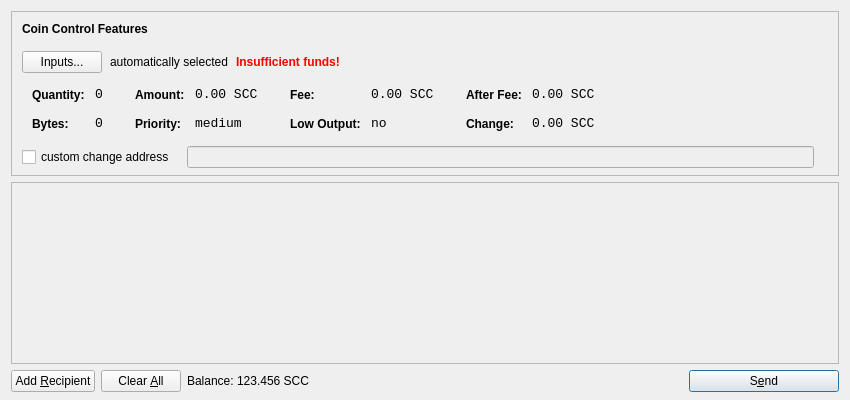
<?xml version="1.0" encoding="UTF-8"?>
<ui version="4.0">
 <class>SendCoinsDialog</class>
 <widget class="QDialog" name="SendCoinsDialog">
  <property name="geometry">
   <rect>
    <x>0</x>
    <y>0</y>
    <width>850</width>
    <height>400</height>
   </rect>
  </property>
  <property name="windowTitle">
   <string>Send Coins</string>
  </property>
  <layout class="QVBoxLayout" name="verticalLayout" stretch="0,1,0">
   <property name="bottomMargin">
    <number>8</number>
   </property>
   <item>
    <widget class="QFrame" name="frameCoinControl">
     <property name="sizePolicy">
      <sizepolicy hsizetype="Expanding" vsizetype="Expanding">
       <horstretch>0</horstretch>
       <verstretch>0</verstretch>
      </sizepolicy>
     </property>
     <property name="maximumSize">
      <size>
       <width>16777215</width>
       <height>16777215</height>
      </size>
     </property>
     <property name="frameShape">
      <enum>QFrame::StyledPanel</enum>
     </property>
     <property name="frameShadow">
      <enum>QFrame::Sunken</enum>
     </property>
     <layout class="QVBoxLayout" name="verticalLayoutCoinControl2">
      <property name="spacing">
       <number>6</number>
      </property>
      <property name="leftMargin">
       <number>0</number>
      </property>
      <property name="topMargin">
       <number>0</number>
      </property>
      <property name="rightMargin">
       <number>0</number>
      </property>
      <property name="bottomMargin">
       <number>6</number>
      </property>
      <item>
       <layout class="QVBoxLayout" name="verticalLayoutCoinControl" stretch="0,0,0,0,1">
        <property name="spacing">
         <number>0</number>
        </property>
        <property name="leftMargin">
         <number>10</number>
        </property>
        <property name="topMargin">
         <number>10</number>
        </property>
        <item>
         <layout class="QHBoxLayout" name="horizontalLayoutCoinControl1">
          <property name="bottomMargin">
           <number>15</number>
          </property>
          <item>
           <widget class="QLabel" name="labelCoinControlFeatures">
            <property name="sizePolicy">
             <sizepolicy hsizetype="Preferred" vsizetype="Maximum">
              <horstretch>0</horstretch>
              <verstretch>0</verstretch>
             </sizepolicy>
            </property>
            <property name="font">
             <font>
              <weight>75</weight>
              <bold>true</bold>
             </font>
            </property>
            <property name="styleSheet">
             <string notr="true">font-weight:bold;</string>
            </property>
            <property name="text">
             <string>Coin Control Features</string>
            </property>
           </widget>
          </item>
         </layout>
        </item>
        <item>
         <layout class="QHBoxLayout" name="horizontalLayoutCoinControl2" stretch="0,0,0,0">
          <property name="spacing">
           <number>8</number>
          </property>
          <property name="bottomMargin">
           <number>10</number>
          </property>
          <item>
           <widget class="QPushButton" name="pushButtonCoinControl">
            <property name="styleSheet">
             <string notr="true"/>
            </property>
            <property name="text">
             <string>Inputs...</string>
            </property>
           </widget>
          </item>
          <item>
           <widget class="QLabel" name="labelCoinControlAutomaticallySelected">
            <property name="text">
             <string>automatically selected</string>
            </property>
            <property name="margin">
             <number>5</number>
            </property>
           </widget>
          </item>
          <item>
           <widget class="QLabel" name="labelCoinControlInsuffFunds">
            <property name="font">
             <font>
              <weight>75</weight>
              <bold>true</bold>
             </font>
            </property>
            <property name="styleSheet">
             <string notr="true">color:red;font-weight:bold;</string>
            </property>
            <property name="text">
             <string>Insufficient funds!</string>
            </property>
            <property name="margin">
             <number>5</number>
            </property>
           </widget>
          </item>
          <item>
           <spacer name="horizontalSpacerCoinControl">
            <property name="orientation">
             <enum>Qt::Horizontal</enum>
            </property>
            <property name="sizeHint" stdset="0">
             <size>
              <width>40</width>
              <height>1</height>
             </size>
            </property>
           </spacer>
          </item>
         </layout>
        </item>
        <item>
         <widget class="QWidget" name="widgetCoinControl" native="true">
          <property name="sizePolicy">
           <sizepolicy hsizetype="Preferred" vsizetype="Preferred">
            <horstretch>0</horstretch>
            <verstretch>0</verstretch>
           </sizepolicy>
          </property>
          <property name="minimumSize">
           <size>
            <width>0</width>
            <height>0</height>
           </size>
          </property>
          <property name="styleSheet">
           <string notr="true"/>
          </property>
          <layout class="QHBoxLayout" name="horizontalLayoutCoinControl5">
           <property name="margin">
            <number>0</number>
           </property>
           <item>
            <layout class="QHBoxLayout" name="horizontalLayoutCoinControl3" stretch="0,0,0,1">
             <property name="spacing">
              <number>20</number>
             </property>
             <property name="topMargin">
              <number>0</number>
             </property>
             <property name="bottomMargin">
              <number>10</number>
             </property>
             <item>
              <layout class="QFormLayout" name="formLayoutCoinControl1">
               <property name="horizontalSpacing">
                <number>10</number>
               </property>
               <property name="verticalSpacing">
                <number>14</number>
               </property>
               <property name="leftMargin">
                <number>10</number>
               </property>
               <property name="topMargin">
                <number>4</number>
               </property>
               <property name="rightMargin">
                <number>6</number>
               </property>
               <item row="0" column="0">
                <widget class="QLabel" name="labelCoinControlQuantityText">
                 <property name="styleSheet">
                  <string notr="true">font-weight:bold;</string>
                 </property>
                 <property name="text">
                  <string>Quantity:</string>
                 </property>
                 <property name="margin">
                  <number>0</number>
                 </property>
                </widget>
               </item>
               <item row="0" column="1">
                <widget class="QLabel" name="labelCoinControlQuantity">
                 <property name="font">
                  <font>
                   <family>Monospace</family>
                   <pointsize>10</pointsize>
                  </font>
                 </property>
                 <property name="cursor">
                  <cursorShape>IBeamCursor</cursorShape>
                 </property>
                 <property name="contextMenuPolicy">
                  <enum>Qt::ActionsContextMenu</enum>
                 </property>
                 <property name="text">
                  <string notr="true">0</string>
                 </property>
                 <property name="margin">
                  <number>0</number>
                 </property>
                 <property name="textInteractionFlags">
                  <set>Qt::LinksAccessibleByMouse|Qt::TextSelectableByKeyboard|Qt::TextSelectableByMouse</set>
                 </property>
                </widget>
               </item>
               <item row="1" column="0">
                <widget class="QLabel" name="labelCoinControlBytesText">
                 <property name="styleSheet">
                  <string notr="true">font-weight:bold;</string>
                 </property>
                 <property name="text">
                  <string>Bytes:</string>
                 </property>
                </widget>
               </item>
               <item row="1" column="1">
                <widget class="QLabel" name="labelCoinControlBytes">
                 <property name="font">
                  <font>
                   <family>Monospace</family>
                   <pointsize>10</pointsize>
                  </font>
                 </property>
                 <property name="cursor">
                  <cursorShape>IBeamCursor</cursorShape>
                 </property>
                 <property name="contextMenuPolicy">
                  <enum>Qt::ActionsContextMenu</enum>
                 </property>
                 <property name="text">
                  <string notr="true">0</string>
                 </property>
                 <property name="textInteractionFlags">
                  <set>Qt::LinksAccessibleByMouse|Qt::TextSelectableByKeyboard|Qt::TextSelectableByMouse</set>
                 </property>
                </widget>
               </item>
              </layout>
             </item>
             <item>
              <layout class="QFormLayout" name="formLayoutCoinControl2">
               <property name="horizontalSpacing">
                <number>10</number>
               </property>
               <property name="verticalSpacing">
                <number>14</number>
               </property>
               <property name="leftMargin">
                <number>6</number>
               </property>
               <property name="topMargin">
                <number>4</number>
               </property>
               <property name="rightMargin">
                <number>6</number>
               </property>
               <item row="0" column="0">
                <widget class="QLabel" name="labelCoinControlAmountText">
                 <property name="styleSheet">
                  <string notr="true">font-weight:bold;</string>
                 </property>
                 <property name="text">
                  <string>Amount:</string>
                 </property>
                 <property name="margin">
                  <number>0</number>
                 </property>
                </widget>
               </item>
               <item row="0" column="1">
                <widget class="QLabel" name="labelCoinControlAmount">
                 <property name="font">
                  <font>
                   <family>Monospace</family>
                   <pointsize>10</pointsize>
                  </font>
                 </property>
                 <property name="cursor">
                  <cursorShape>IBeamCursor</cursorShape>
                 </property>
                 <property name="contextMenuPolicy">
                  <enum>Qt::ActionsContextMenu</enum>
                 </property>
                 <property name="text">
                  <string notr="true">0.00 SCC</string>
                 </property>
                 <property name="textInteractionFlags">
                  <set>Qt::LinksAccessibleByMouse|Qt::TextSelectableByKeyboard|Qt::TextSelectableByMouse</set>
                 </property>
                </widget>
               </item>
               <item row="1" column="0">
                <widget class="QLabel" name="labelCoinControlPriorityText">
                 <property name="styleSheet">
                  <string notr="true">font-weight:bold;</string>
                 </property>
                 <property name="text">
                  <string>Priority:</string>
                 </property>
                </widget>
               </item>
               <item row="1" column="1">
                <widget class="QLabel" name="labelCoinControlPriority">
                 <property name="font">
                  <font>
                   <family>Monospace</family>
                   <pointsize>10</pointsize>
                  </font>
                 </property>
                 <property name="cursor">
                  <cursorShape>IBeamCursor</cursorShape>
                 </property>
                 <property name="contextMenuPolicy">
                  <enum>Qt::ActionsContextMenu</enum>
                 </property>
                 <property name="text">
                  <string>medium</string>
                 </property>
                 <property name="textInteractionFlags">
                  <set>Qt::LinksAccessibleByMouse|Qt::TextSelectableByKeyboard|Qt::TextSelectableByMouse</set>
                 </property>
                </widget>
               </item>
              </layout>
             </item>
             <item>
              <layout class="QFormLayout" name="formLayoutCoinControl3">
               <property name="horizontalSpacing">
                <number>10</number>
               </property>
               <property name="verticalSpacing">
                <number>14</number>
               </property>
               <property name="leftMargin">
                <number>6</number>
               </property>
               <property name="topMargin">
                <number>4</number>
               </property>
               <property name="rightMargin">
                <number>6</number>
               </property>
               <item row="0" column="0">
                <widget class="QLabel" name="labelCoinControlFeeText">
                 <property name="styleSheet">
                  <string notr="true">font-weight:bold;</string>
                 </property>
                 <property name="text">
                  <string>Fee:</string>
                 </property>
                 <property name="margin">
                  <number>0</number>
                 </property>
                </widget>
               </item>
               <item row="0" column="1">
                <widget class="QLabel" name="labelCoinControlFee">
                 <property name="font">
                  <font>
                   <family>Monospace</family>
                   <pointsize>10</pointsize>
                  </font>
                 </property>
                 <property name="cursor">
                  <cursorShape>IBeamCursor</cursorShape>
                 </property>
                 <property name="contextMenuPolicy">
                  <enum>Qt::ActionsContextMenu</enum>
                 </property>
                 <property name="text">
                  <string notr="true">0.00 SCC</string>
                 </property>
                 <property name="textInteractionFlags">
                  <set>Qt::LinksAccessibleByMouse|Qt::TextSelectableByKeyboard|Qt::TextSelectableByMouse</set>
                 </property>
                </widget>
               </item>
               <item row="1" column="0">
                <widget class="QLabel" name="labelCoinControlLowOutputText">
                 <property name="styleSheet">
                  <string notr="true">font-weight:bold;</string>
                 </property>
                 <property name="text">
                  <string>Low Output:</string>
                 </property>
                </widget>
               </item>
               <item row="1" column="1">
                <widget class="QLabel" name="labelCoinControlLowOutput">
                 <property name="font">
                  <font>
                   <family>Monospace</family>
                   <pointsize>10</pointsize>
                  </font>
                 </property>
                 <property name="cursor">
                  <cursorShape>IBeamCursor</cursorShape>
                 </property>
                 <property name="contextMenuPolicy">
                  <enum>Qt::ActionsContextMenu</enum>
                 </property>
                 <property name="text">
                  <string>no</string>
                 </property>
                 <property name="textInteractionFlags">
                  <set>Qt::LinksAccessibleByMouse|Qt::TextSelectableByKeyboard|Qt::TextSelectableByMouse</set>
                 </property>
                </widget>
               </item>
              </layout>
             </item>
             <item>
              <layout class="QFormLayout" name="formLayoutCoinControl4">
               <property name="horizontalSpacing">
                <number>10</number>
               </property>
               <property name="verticalSpacing">
                <number>14</number>
               </property>
               <property name="leftMargin">
                <number>6</number>
               </property>
               <property name="topMargin">
                <number>4</number>
               </property>
               <property name="rightMargin">
                <number>6</number>
               </property>
               <item row="0" column="0">
                <widget class="QLabel" name="labelCoinControlAfterFeeText">
                 <property name="styleSheet">
                  <string notr="true">font-weight:bold;</string>
                 </property>
                 <property name="text">
                  <string>After Fee:</string>
                 </property>
                 <property name="margin">
                  <number>0</number>
                 </property>
                </widget>
               </item>
               <item row="0" column="1">
                <widget class="QLabel" name="labelCoinControlAfterFee">
                 <property name="font">
                  <font>
                   <family>Monospace</family>
                   <pointsize>10</pointsize>
                  </font>
                 </property>
                 <property name="cursor">
                  <cursorShape>IBeamCursor</cursorShape>
                 </property>
                 <property name="contextMenuPolicy">
                  <enum>Qt::ActionsContextMenu</enum>
                 </property>
                 <property name="text">
                  <string notr="true">0.00 SCC</string>
                 </property>
                 <property name="textInteractionFlags">
                  <set>Qt::LinksAccessibleByMouse|Qt::TextSelectableByKeyboard|Qt::TextSelectableByMouse</set>
                 </property>
                </widget>
               </item>
               <item row="1" column="0">
                <widget class="QLabel" name="labelCoinControlChangeText">
                 <property name="styleSheet">
                  <string notr="true">font-weight:bold;</string>
                 </property>
                 <property name="text">
                  <string>Change:</string>
                 </property>
                </widget>
               </item>
               <item row="1" column="1">
                <widget class="QLabel" name="labelCoinControlChange">
                 <property name="font">
                  <font>
                   <family>Monospace</family>
                   <pointsize>10</pointsize>
                  </font>
                 </property>
                 <property name="cursor">
                  <cursorShape>IBeamCursor</cursorShape>
                 </property>
                 <property name="contextMenuPolicy">
                  <enum>Qt::ActionsContextMenu</enum>
                 </property>
                 <property name="text">
                  <string notr="true">0.00 SCC</string>
                 </property>
                 <property name="textInteractionFlags">
                  <set>Qt::LinksAccessibleByMouse|Qt::TextSelectableByKeyboard|Qt::TextSelectableByMouse</set>
                 </property>
                </widget>
               </item>
              </layout>
             </item>
            </layout>
           </item>
          </layout>
         </widget>
        </item>
        <item>
         <layout class="QHBoxLayout" name="horizontalLayoutCoinControl4" stretch="0,0,0">
          <property name="spacing">
           <number>12</number>
          </property>
          <property name="sizeConstraint">
           <enum>QLayout::SetDefaultConstraint</enum>
          </property>
          <property name="topMargin">
           <number>5</number>
          </property>
          <property name="rightMargin">
           <number>5</number>
          </property>
          <item>
           <widget class="QCheckBox" name="checkBoxCoinControlChange">
            <property name="text">
             <string>custom change address</string>
            </property>
           </widget>
          </item>
          <item>
           <widget class="QLineEdit" name="lineEditCoinControlChange">
            <property name="enabled">
             <bool>false</bool>
            </property>
            <property name="sizePolicy">
             <sizepolicy hsizetype="Expanding" vsizetype="Fixed">
              <horstretch>0</horstretch>
              <verstretch>0</verstretch>
             </sizepolicy>
            </property>
           </widget>
          </item>
          <item>
           <widget class="QLabel" name="labelCoinControlChangeLabel">
            <property name="sizePolicy">
             <sizepolicy hsizetype="Preferred" vsizetype="Expanding">
              <horstretch>0</horstretch>
              <verstretch>0</verstretch>
             </sizepolicy>
            </property>
            <property name="minimumSize">
             <size>
              <width>0</width>
              <height>0</height>
             </size>
            </property>
            <property name="text">
             <string/>
            </property>
            <property name="margin">
             <number>3</number>
            </property>
           </widget>
          </item>
         </layout>
        </item>
        <item>
         <spacer name="verticalSpacerCoinControl">
          <property name="orientation">
           <enum>Qt::Vertical</enum>
          </property>
          <property name="sizeHint" stdset="0">
           <size>
            <width>800</width>
            <height>1</height>
           </size>
          </property>
         </spacer>
        </item>
       </layout>
      </item>
     </layout>
    </widget>
   </item>
   <item>
    <widget class="QScrollArea" name="scrollArea">
     <property name="widgetResizable">
      <bool>true</bool>
     </property>
     <widget class="QWidget" name="scrollAreaWidgetContents">
      <property name="geometry">
       <rect>
        <x>0</x>
        <y>0</y>
        <width>830</width>
        <height>175</height>
       </rect>
      </property>
      <layout class="QVBoxLayout" name="verticalLayout_2">
       <property name="margin">
        <number>0</number>
       </property>
       <item>
        <layout class="QVBoxLayout" name="entries">
         <property name="spacing">
          <number>6</number>
         </property>
        </layout>
       </item>
       <item>
        <spacer name="verticalSpacer">
         <property name="orientation">
          <enum>Qt::Vertical</enum>
         </property>
         <property name="sizeHint" stdset="0">
          <size>
           <width>20</width>
           <height>40</height>
          </size>
         </property>
        </spacer>
       </item>
      </layout>
     </widget>
    </widget>
   </item>
   <item>
    <layout class="QHBoxLayout" name="horizontalLayout">
     <item>
      <widget class="QPushButton" name="addButton">
       <property name="toolTip">
        <string>Send to multiple recipients at once</string>
       </property>
       <property name="text">
        <string>Add &amp;Recipient</string>
       </property>
       <property name="icon">
        <iconset resource="../bitcoin.qrc">
         <normaloff>:/icons/add</normaloff>:/icons/add</iconset>
       </property>
       <property name="autoDefault">
        <bool>false</bool>
       </property>
      </widget>
     </item>
     <item>
      <widget class="QPushButton" name="clearButton">
       <property name="sizePolicy">
        <sizepolicy hsizetype="Minimum" vsizetype="Fixed">
         <horstretch>0</horstretch>
         <verstretch>0</verstretch>
        </sizepolicy>
       </property>
       <property name="toolTip">
        <string>Remove all transaction fields</string>
       </property>
       <property name="text">
        <string>Clear &amp;All</string>
       </property>
       <property name="icon">
        <iconset resource="../bitcoin.qrc">
         <normaloff>:/icons/remove</normaloff>:/icons/remove</iconset>
       </property>
       <property name="autoRepeatDelay">
        <number>300</number>
       </property>
       <property name="autoDefault">
        <bool>false</bool>
       </property>
      </widget>
     </item>
     <item>
      <layout class="QHBoxLayout" name="horizontalLayout_2">
       <property name="spacing">
        <number>3</number>
       </property>
       <item>
        <widget class="QLabel" name="label">
         <property name="text">
          <string>Balance:</string>
         </property>
        </widget>
       </item>
       <item>
        <widget class="QLabel" name="labelBalance">
         <property name="cursor">
          <cursorShape>IBeamCursor</cursorShape>
         </property>
         <property name="text">
          <string>123.456 SCC</string>
         </property>
         <property name="textInteractionFlags">
          <set>Qt::LinksAccessibleByMouse|Qt::TextSelectableByKeyboard|Qt::TextSelectableByMouse</set>
         </property>
        </widget>
       </item>
      </layout>
     </item>
     <item>
      <spacer name="horizontalSpacer">
       <property name="orientation">
        <enum>Qt::Horizontal</enum>
       </property>
       <property name="sizeHint" stdset="0">
        <size>
         <width>40</width>
         <height>20</height>
        </size>
       </property>
      </spacer>
     </item>
     <item>
      <widget class="QPushButton" name="sendButton">
       <property name="minimumSize">
        <size>
         <width>150</width>
         <height>0</height>
        </size>
       </property>
       <property name="toolTip">
        <string>Confirm the send action</string>
       </property>
       <property name="text">
        <string>S&amp;end</string>
       </property>
       <property name="icon">
        <iconset resource="../bitcoin.qrc">
         <normaloff>:/icons/send</normaloff>:/icons/send</iconset>
       </property>
       <property name="default">
        <bool>true</bool>
       </property>
      </widget>
     </item>
    </layout>
   </item>
  </layout>
 </widget>
 <resources>
  <include location="../bitcoin.qrc"/>
 </resources>
 <connections/>
</ui>
